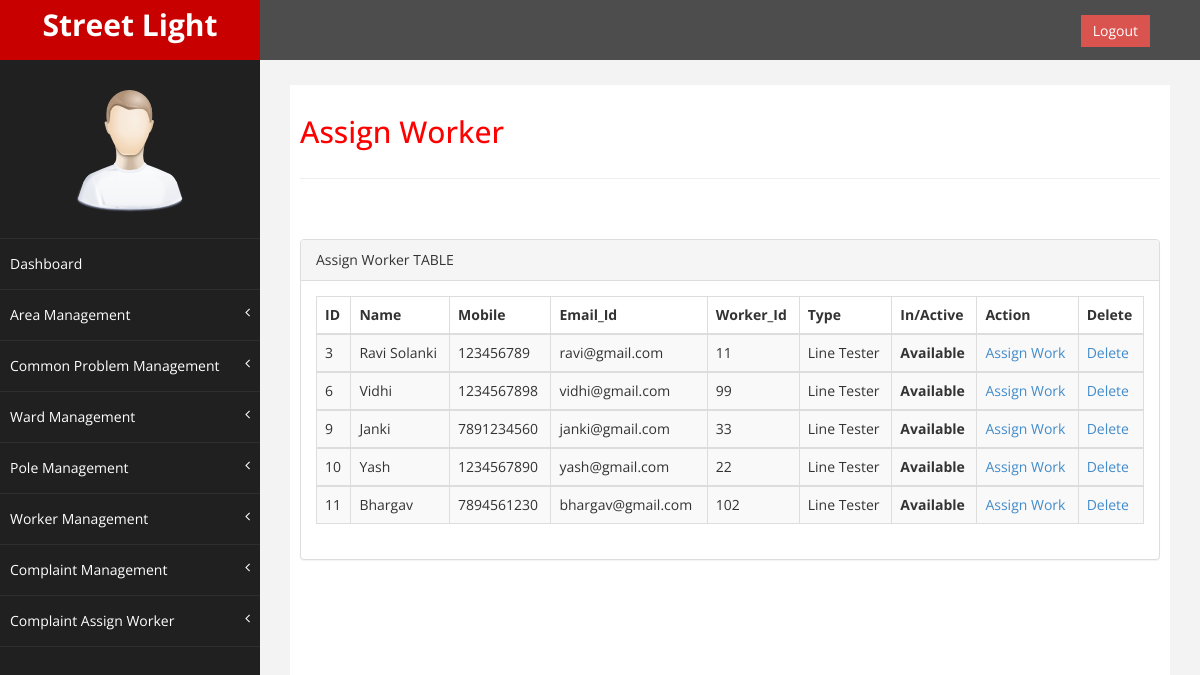
The page /admin/usercomplaintassign.php?type=Line Tester on the database its author committed.
### tables this page shows
CREATE TABLE IF NOT EXISTS `worker_table` (
  `id` int(11) NOT NULL AUTO_INCREMENT,
  `name` varchar(20) NOT NULL,
  `mobile` bigint(11) NOT NULL,
  `email_id` varchar(30) NOT NULL,
  `worker_id` int(11) NOT NULL,
  `type` varchar(20) NOT NULL,
  `is_active` int(11) NOT NULL,
  PRIMARY KEY (`id`)
);

### admin/usercomplaintassign.php (the view, shortened to what this page needs)
<!DOCTYPE html>
<html>
<head>
</head>
<body>
    <div id="wrapper">
        <nav class="navbar navbar-default navbar-cls-top " role="navigation" style="margin-bottom: 0">
            <div class="navbar-header">
                <a class="navbar-brand" href="dashboard.php">Street Light</a>
            </div>
              <div style="color: white;padding: 15px 50px 5px 50px;float: right;font-size: 16px;">
                <a href="logout.php" class="btn btn-danger square-btn-adjust">Logout</a>
              </div>
      </nav>
<?php
  require "common/navigation.php";
?>
          <div id="page-wrapper" >
              <div id="page-inner">
                <div class="row">
                    <div class="col-md-12">
                     <h2>Assign Worker</h2>
                    </div>
                </div>
                  <hr />
                  <?php
                    require "common/header.php";
                    require 'dbconnect.php';
                        $type1=$_GET['type'];
                        $complaint_id=$_GET['complaint_id'];
                        $user_id=$_GET['user_id'];
                    $qry = "SELECT id,name,mobile,email_id,worker_id,type,is_active FROM worker_table WHERE is_active!=2 AND type='".$type1."'";
                    $rs = mysqli_query($conn,$qry) or die(mysqli_error($conn));
                    ?>
                  <br><br>
                  <div class="row">
                <div class="col-md-12">
                    <div class="panel panel-default">
                        <div class="panel-heading">
                            Assign Worker TABLE
                        </div>
                        <div class="panel-body">
                            <div class="table-responsive">
                                <table class="table table-striped table-bordered table-hover" id="">
                                    <thead>
                                        <tr>
                                            <th>ID</th>
                                            <th>Name</th>
                                            <th>Mobile</th>
                                            <th>Email_Id</th>
                                            <th>Worker_Id</th>
                                            <th>Type</th>
                                            <th>In/Active</th>
                                            <th>Action</th>
                                            <th>Delete</th>
                                        </tr>
                                    </thead>
                            <?php
                            if(mysqli_num_rows($rs) > 0)
                                {
                                    while($row = mysqli_fetch_assoc($rs))
                                {
                            ?>
                                <tbody>
                                    <tr class="odd gradeX">
                                        <td><?php echo $row['id']; ?></td>
                                        <td><?php echo $row['name'];?></td>
                                        <td><?php echo $row['mobile'];?></td>
                                        <td><?php echo $row['email_id'];?></td>
                                        <td><?php echo $row['worker_id'];?></td>
                                        <td><?php echo $row['type'];?></td>
                                       <th><?php if($row['is_active']==1){echo "Available";}else{echo "Busy";} ?></th>
                                        <td><a href="actionworkercomplaint.php?id=<?php echo $row['id']; ?>&status=<?php echo $row['is_active'];?>&cid=<?php echo $complaint_id ?>&uid=<?php echo $user_id ?>">Assign Work</a></td>
                                        <td><a href=".php?id=<?php echo $row['id']; ?>">Delete</a></td>
                                    </tr>
                            <?php   }
                                }
                                else
                                {
                                echo "0 Rows Returned!";
                                }
                            ?>
                                    </tbody>
                                </table>
                            </div>
                        </div>
                    </div>
                </div>
            </div>
        </div>
    </div>
    <?php require "common/footer.php";
     ?>
</body>
</html>

### admin/css/custom.css (style rules this page uses)
body { font-family: 'Open Sans', sans-serif; }
#wrapper { width: 100%; background:#202020; }
#page-wrapper { padding: 15px 15px; min-height: 600px; background:#F3F3F3; }
#page-inner { width:100%; margin:10px 20px 10px 0px; background-color:#fff!important; padding:10px; min-height:1200px; }
h2 { color: #f00; }
.square-btn-adjust { border: 0px solid transparent; -webkit-border-radius: 0px; -moz-border-radius: 0px; border-radius: 0px; }
.navbar-cls-top .navbar-brand { color: #fff; background: #C90000; width: 260px; text-align: center; height: 60px; font-size: 30px; font-weight: 700; }
.navbar-cls-top { background:#4D4D4D; border-bottom:none; }
.navbar-default { border:0px solid black; }
.navbar-header { background: #A70303; }
@media (min-width:768px) { #page-wrapper { margin: 0 0 0 260px; padding: 15px 30px; min-height: 1200px; } }
@media (min-width:768px) { .navbar { border-radius: 0px; } }

### rows shown on the page
worker_table: id "3", name "Ravi Solanki", mobile "123456789", email "ravi@gmail.com", worker "11", type "Line Tester", is_active "Available"
worker_table: id "6", name "Vidhi", mobile "1234567898", email "vidhi@gmail.com", worker "99", type "Line Tester", is_active "Available"
worker_table: id "9", name "Janki", mobile "7891234560", email "janki@gmail.com", worker "33", type "Line Tester", is_active "Available"
worker_table: id "10", name "Yash", mobile "1234567890", email "yash@gmail.com", worker "22", type "Line Tester", is_active "Available"
worker_table: id "11", name "Bhargav", mobile "7894561230", email "bhargav@gmail.com", worker "102", type "Line Tester", is_active "Available"
